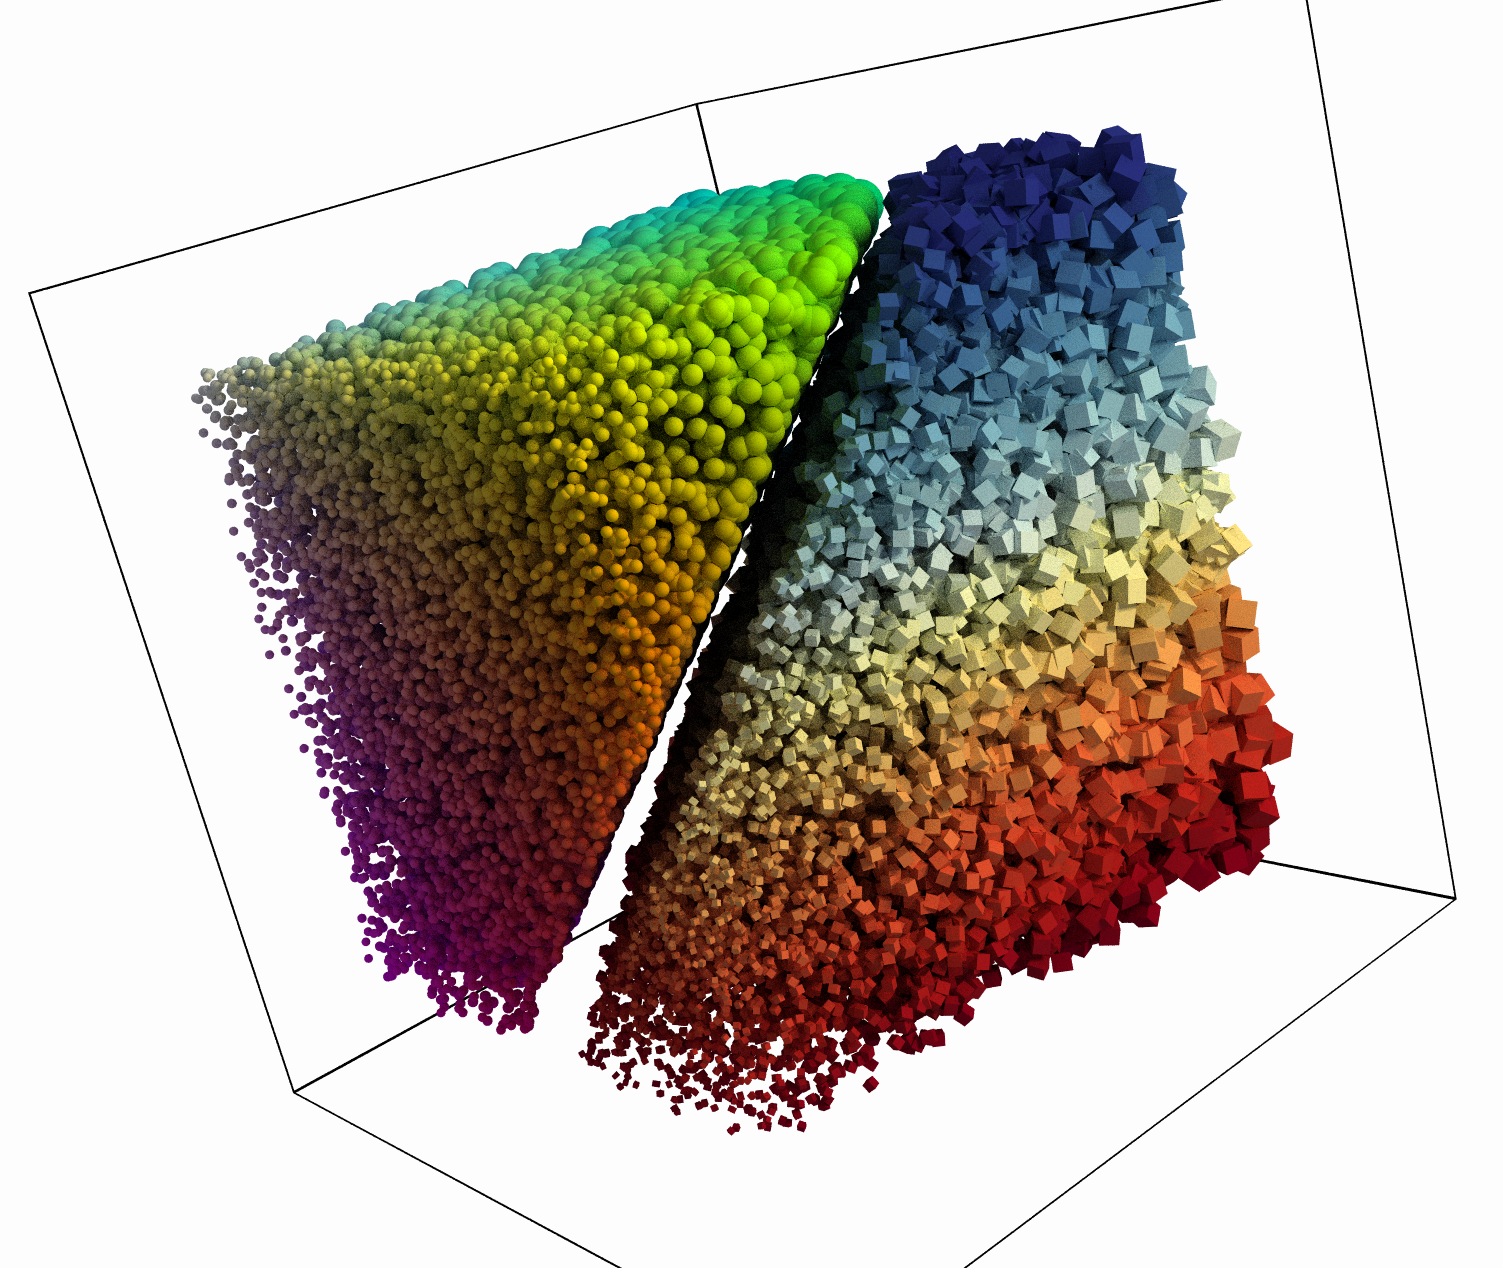

This figure's Python source:
"""
Scatter plot 3D.

This example shows how to:
   - create a basic scatter plot
   - present data feature as a color or size
   - use matplotlib color map (see https://matplotlib.org/users/colormaps.html)
   - turn on coordinate system (under development!).
"""

import numpy as np
from plotoptix import TkOptiX
from plotoptix.utils import map_to_colors  # feature to color conversion


def main():

    # Make some data first:

    n = 50000

    xyz = 3 * (np.random.random((n, 3)) - 0.5)
    r = 0.1 * (1 - (xyz[:,0]/3 + 0.5)) + 0.02
    s = np.sum(xyz, axis=1)

    particles = xyz[s > 0.2]
    rp = r[s > 0.2]
    # Use xyz positions to calculate RGB color components:
    cp = particles/3 + 0.5

    cubes = xyz[s < -0.2]
    rc = r[s < -0.2]
    # Map Y-coordinate to matplotlib's color map RdYlBu: map_to_colors()
    # function is automatically scaling the data to fit <0; 1> range.
    # Any other mapping is OK, just keep the result in shape
    # (n-data-points, 3), where 3 stands for RGB color
    # components.
    cc = map_to_colors(cubes[:,1], "RdYlBu")

    # Create plots:

    rt = TkOptiX() # create and configure, show the window later

    # accumulate up to 30 frames (override default of 4 frames)
    rt.set_param(max_accumulation_frames=30)

    # white background
    rt.set_background(0.99)

    # add plots, ParticleSet geometry with variable radius is default
    rt.set_data("particles", pos=particles, r=rp, c=cp)
    #rt.set_data("particles", pos=particles, r=0.02, c=cp, geom="ParticleSetConstSize")
    
    # use geom parameter to specify cubes geometry;
    # Parallelepipeds can be described precisely with U, V, W vectors,
    # but here we only provide the r parameter - this results with
    # randomly rotated cubes of U, V, W lenghts equal to r
    rt.set_data("cubes", pos=cubes, r=rc, c=cc, geom="Parallelepipeds")

    # tetrahedrons look good as well, and they are really fast on RTX devices:
    #rt.set_data("tetras", pos=cubes, r=rc, c=cc, geom="Tetrahedrons")

    # if you prefer cubes aligned with xyz:
    #rt.set_data("cubes", pos=cubes, r=rc, c=cc, geom="Parallelepipeds", rnd=False)

    # or if you'd like to fix some edges:
    #v = np.zeros((rc.shape[0], 3)); v[:,1] = rc[:]
    #rt.set_data("cubes", pos=cubes, u=[0.05,0,0], v=v, w=[0,0,0.05], c=cc, geom="Parallelepipeds")
    
    # or maybe fix geometry of all primitives (note "ConstSize" in geom name):
    #rt.set_data("cubes", pos=cubes, u=[0.02,0,0], v=[0,0.05,0], w=[0,0,0.08], c=cc, geom="ParallelepipedsConstSize")
    # or, if cubes are needed, simpy:
    #rt.set_data("cubes", pos=cubes, r=0.05, c=cc, geom="ParallelepipedsConstSize")

    # show coordinates box
    rt.set_coordinates()

    # show the UI window here - this method is calling some default
    # initialization for us, e.g. creates camera, so any modification
    # of these defaults should come below (or we provide on_initialization
    # callback)
    rt.show()

    # camera and lighting configured by hand
    rt.update_camera(eye=[5, 0, -8])
    rt.setup_light("light1", color=10*np.array([0.99, 0.9, 0.7]), radius=2)

    print("done")

if __name__ == '__main__':
    main()
